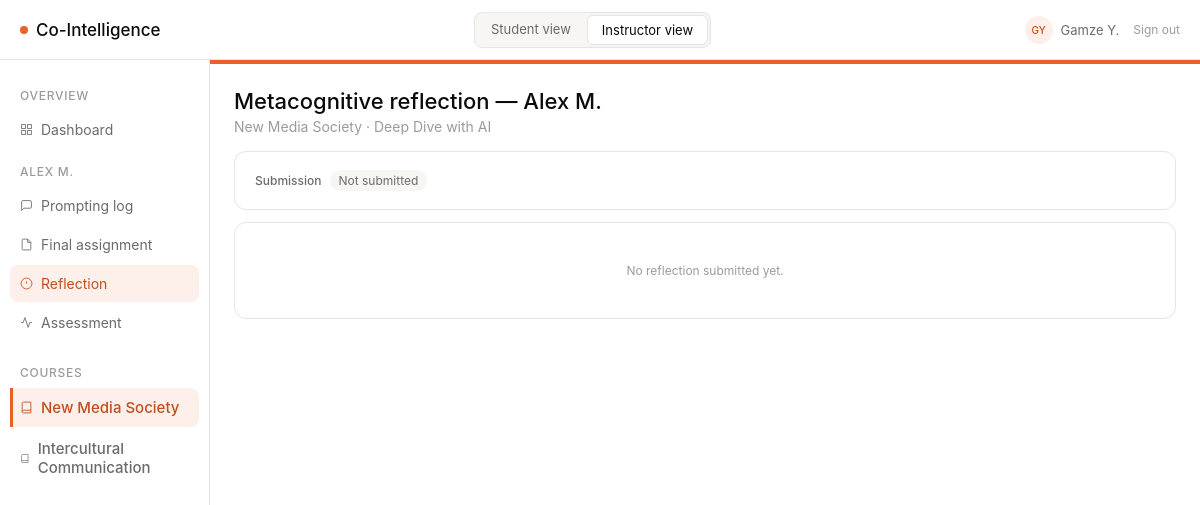
The app's page /instructor/student/1/reflection (signed in), older data.
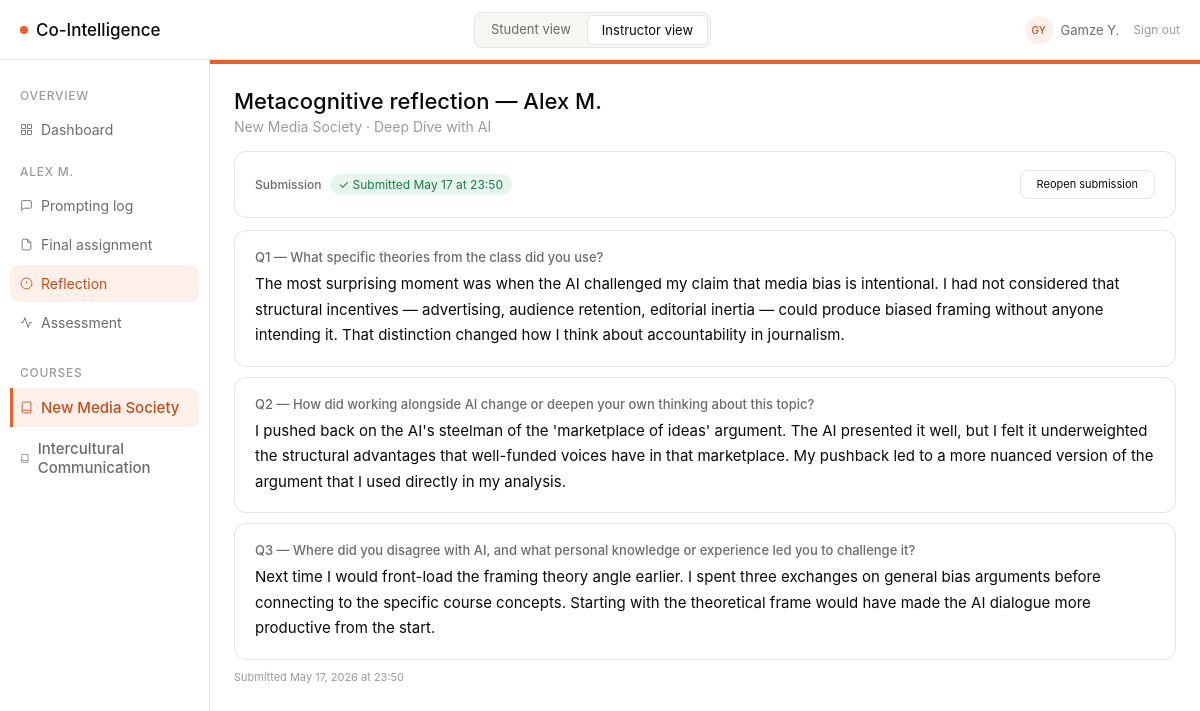
The same page, newer data.
### models/models.py (models this page shows, shortened)
class Reflection(db.Model):
    __tablename__ = "reflections"
    id = db.Column(db.Integer, primary_key=True)
    student_id = db.Column(db.Integer, db.ForeignKey("students.id"), nullable=False)
    assignment_id = db.Column(db.Integer, db.ForeignKey("assignments.id"), nullable=False)
    question_1 = db.Column(db.Text, nullable=False)
    question_2 = db.Column(db.Text, nullable=False)
    question_3 = db.Column(db.Text, nullable=False)
    submitted_at = db.Column(db.DateTime, default=datetime.utcnow)
    is_submitted = db.Column(db.Boolean, nullable=False, default=False)
    is_reopened = db.Column(db.Boolean, nullable=False, default=False)
    reopened_at = db.Column(db.DateTime, nullable=True)
    resubmitted_at = db.Column(db.DateTime, nullable=True)
    student = db.relationship("Student", back_populates="reflections")
    assignment = db.relationship("Assignment", back_populates="reflections")

class ReflectionConfig(db.Model):
    __tablename__ = "reflection_configs"
    id = db.Column(db.Integer, primary_key=True)
    assignment_id = db.Column(db.Integer, db.ForeignKey("assignments.id"), nullable=False, unique=True)
    question_1 = db.Column(db.Text, nullable=False)
    question_2 = db.Column(db.Text, nullable=False)
    question_3 = db.Column(db.Text, nullable=False)
    hint_1 = db.Column(db.Text, nullable=True)
    hint_2 = db.Column(db.Text, nullable=True)
    hint_3 = db.Column(db.Text, nullable=True)
    updated_at = db.Column(db.DateTime, default=datetime.utcnow)
    assignment = db.relationship("Assignment")

### routes/instructor_routes.py (the view)
@instructor_bp.route("/student/<int:student_id>/reflection")
def reflection(student_id):
    student = Student.query.get_or_404(student_id)
    course, assignment = _get_base_for_student(student)
    reflection = Reflection.query.filter_by(
        student_id=student_id, assignment_id=assignment.id
    ).first()
    questions = _get_reflection_config(assignment.id)
    grade = Grade.query.filter_by(student_id=student_id, assignment_id=assignment.id).first()
    return render_template(
        "instructor/reflection.html",
        course=course,
        assignment=assignment,
        student=student,
        reflection=reflection,
        questions=questions,
        grade=grade,
    )

### routes/instructor_routes.py (called while the page is built)
@instructor_bp.before_request
def require_instructor_role():
    if not current_user.is_authenticated:
        return redirect(url_for("login"))
    if current_user.role not in ("instructor", "dev"):
        return redirect(url_for("student.prompting"))

def _get_base_for_student(student):
    course = Course.query.get(student.course_id)
    assignment = Assignment.query.filter_by(course_id=course.id).first()
    return course, assignment

def _get_reflection_config(assignment_id):
    cfg = ReflectionConfig.query.filter_by(assignment_id=assignment_id).first()
    if cfg:
        return {
            "question_1": cfg.question_1,
            "question_2": cfg.question_2,
            "question_3": cfg.question_3,
            "hint_1": cfg.hint_1 or "",
            "hint_2": cfg.hint_2 or "",
            "hint_3": cfg.hint_3 or "",
        }
    return {k: (v or "") for k, v in DEFAULT_REFLECTION_QUESTIONS.items()}

### templates/instructor/reflection.html (shortened to what this page needs)
{% extends "base.html" %}
{% block sidebar %}{% include "instructor/_student_sidebar.html" %}{% endblock %}
{% block content %}
<div style="margin-bottom:16px;">
  <h1 class="page-title">Metacognitive reflection &mdash; {{ student.name }}</h1>
  <div class="page-sub">{{ course.name }} &middot; {{ assignment.title }}</div>
</div>
<div class="card" style="margin-bottom:12px;">
  <div style="display:flex;align-items:center;justify-content:space-between;flex-wrap:wrap;gap:8px;">
    <div style="display:flex;align-items:center;gap:8px;">
      <span style="font-size:12px;font-weight:500;color:var(--text-secondary);">Submission</span>
      {% if reflection %}
        {% if reflection.is_reopened %}
          <span class="pill" style="background:#fef3e2;color:#92580a;">Reopened</span>
        {% elif reflection.is_submitted %}
          <span class="pill" style="background:#e8f5ee;color:#1a7a45;">&#10003; Submitted {{ reflection.submitted_at.strftime('%b %d at %H:%M') }}</span>
        {% else %}
          <span class="pill" style="background:var(--bg-surface);color:var(--text-secondary);">Not submitted</span>
        {% endif %}
      {% else %}
        <span class="pill" style="background:var(--bg-surface);color:var(--text-secondary);">Not submitted</span>
      {% endif %}
    </div>
    {% if reflection and reflection.is_submitted and not reflection.is_reopened %}
    <button class="btn" style="font-size:11px;" onclick="reopenReflection()">Reopen submission</button>
    {% endif %}
  </div>
</div>
{% if reflection %}
<div class="card q-card">
  <div class="q-label">Q1 — {{ questions['question_1'] }}</div>
  <div class="q-answer">{{ reflection.question_1 }}</div>
</div>
<div class="card q-card">
  <div class="q-label">Q2 — {{ questions['question_2'] }}</div>
  <div class="q-answer">{{ reflection.question_2 }}</div>
</div>
<div class="card q-card">
  <div class="q-label">Q3 — {{ questions['question_3'] }}</div>
  <div class="q-answer">{{ reflection.question_3 }}</div>
</div>
<div style="font-size:11px;color:var(--text-tertiary);margin-top:8px;">
  Submitted {{ reflection.submitted_at.strftime('%b %d, %Y at %H:%M') }}
</div>
{% else %}
<div class="card" style="text-align:center;padding:40px 0;color:var(--text-tertiary);font-size:12px;">
  No reflection submitted yet.
</div>
{% endif %}
{% endblock %}

Row changes from the older to the newer data that the page shows:
added Reflection: submitted_at "May 17 at 23:50", question_1 "The most surprising moment was when the AI challenged my claim that media bias is intentional. I had not considered that structural incentives — advertising, audience retention, editorial inertia — could produce biased framing without anyone intending it. That distinction changed how I think about accountability in journalism.", question_2 "I pushed back on the AI's steelman of the 'marketplace of ideas' argument. The AI presented it well, but I felt it underweighted the structural advantages that well-funded voices have in that marketplace. My pushback led to a more nuanced version of the argument that I used directly in my analysis.", question_3 "Next time I would front-load the framing theory angle earlier. I spent three exchanges on general bias arguments before connecting to the specific course concepts. Starting with the theoretical frame would have made the AI dialogue more productive from the start.", submitted_at "May 17, 2026 at 23:50"
now on this page (row unchanged): ReflectionConfig: question_1 "What specific theories from the class did you use?", question_2 "How did working alongside AI change or deepen your own thinking about this topic?", question_3 "Where did you disagree with AI, and what personal knowledge or experience led you to challenge it?"
Text that changed along with them:
text no longer shown: "Not submitted No reflection submitted yet."
text now shown: "✓ Submitted Reopen submission Q1 — Q2 — Q3 — Submitted"
